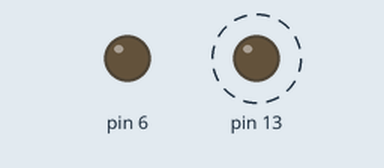
Recording of a sketch running on a simulated Arduino Uno, built with avr-gcc and run on an emulated ATmega328P. On the bench: output pins drawn as LEDs (lit = HIGH). Dashed ring = blinking. What the sketch prints to the serial monitor is not drawn.

Above: at 0.5 s.
Timing chart, 0 to 4.6 s (numbered marks = the images above):
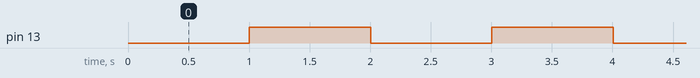

The sketch:

FakeTelem.ino
```cpp
// Stephen Flores
// Fake the telemetry structure of CanSat
// Both Container and Payload (so parsing is required)

#include <SoftwareSerial.h>
SoftwareSerial xbee(0, 1);

// Changing telem:
int packetCount = 0;
bool led = false;

void setup() {
    Serial.begin(9600);
    xbee.begin(9600);
    pinMode(13, OUTPUT);
    pinMode(6, OUTPUT);
}

long currentTimeG = 0;
long previousTimeG = 0;

long currentTimeC = 0;
long previousTimeC = 0;

String dat = "";

void loop() {

    currentTimeG = millis();
    currentTimeC = currentTimeG + 500;

    if (currentTimeG - previousTimeG > 1000) {
        if (led) {
            digitalWrite(13, LOW);
            led = false;
            digitalWrite(6, LOW);
        } else {
            digitalWrite(13, HIGH);
            led = true;
            digitalWrite(12, HIGH);
        }
        float t = currentTimeG / 10000.0;
        dat = "2848,GLIDER,";
        dat += String(t * 10) + ",";
        dat += String(packetCount) + ",";
        dat += String(225 * sin(t) + 225) + ","; // alt
        dat += String(20 * sin(t) + 1000) + ","; // press
        dat += String(15 * sin(t) + 15) + ","; // speed
        dat += String(5 * sin(t) + 25) + ","; // temp
        dat += String(3.3 * sin(t) + 3.3) + ","; // volt
        dat += String(180 * sin(t) + 180) + ","; // heading
        dat += "2"; // state
        Serial.println(dat);
        xbee.println(dat);

        previousTimeG = currentTimeG;
    }

    if (currentTimeC - previousTimeC > 1000) {
        float t = currentTimeC / 10000.0;
        dat = "2848,CONTAINER,";
        dat += String(t * 10) + ",";
        dat += String(packetCount) + ",";
        dat += String(230 * sin(t) + 230) + ","; // alt
        dat += String(5 * sin(t) + 25) + ","; // temp
        dat += String(0.5 * sin(t) + 5.5) + ","; // volt
        dat += "1"; // state
        Serial.println(dat);
        xbee.println(dat);

        packetCount++;
        previousTimeC = currentTimeC;
    }
}
```

Measured:
- by itself, pin 13: alternates HIGH for 1.0 s and LOW for 1.0 s
